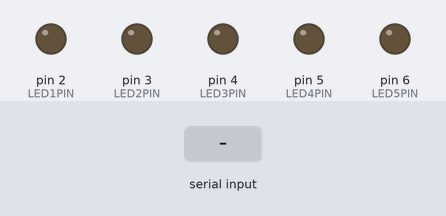
The sketch below on a simulated Arduino Uno, built with avr-gcc and run on an emulated ATmega328P. Parts: output pins drawn as LEDs (lit = HIGH). The inputs (shaded band) are chosen by the test bench. What the sketch prints to the serial monitor is not drawn.

Above: at 1.2 s.
1.3 s: "A" received over Serial
At 2.0 s:
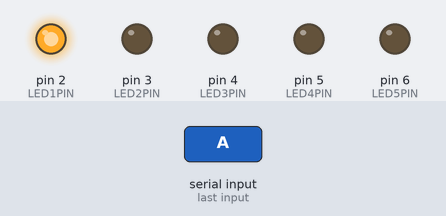
2.8 s: "B" received over Serial
At 3.1 s:
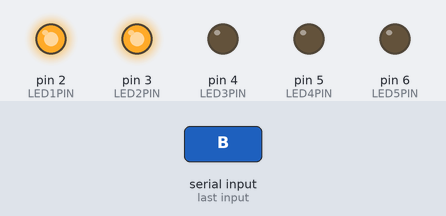
4.3 s: "C" received over Serial
At 5.5 s:
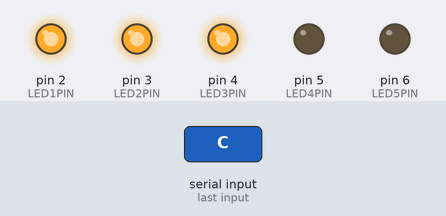
5.8 s: "D" received over Serial
At 6.6 s:
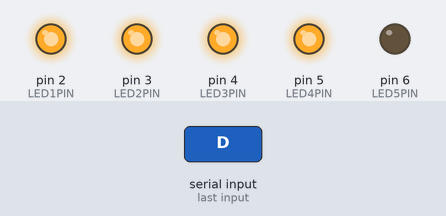
7.3 s: "E" received over Serial
At 7.7 s:
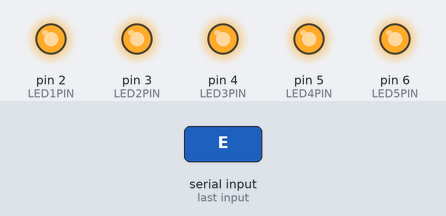
Timing chart, 0 to 9.8 s (numbered marks = the images above; inputs shaded):
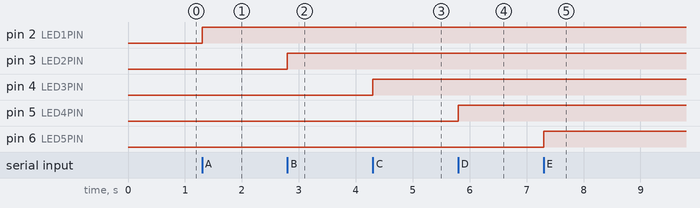

The sketch:

Exercise6_five_LEDs.ino
```cpp
#define LED1PIN 2
#define LED2PIN 3
#define LED3PIN 4
#define LED4PIN 5
#define LED5PIN 6


void setup() {
  // put your setup code here, to run once:

  pinMode(LED1PIN, OUTPUT);
  pinMode(LED2PIN, OUTPUT);
  pinMode(LED3PIN, OUTPUT);
  pinMode(LED4PIN, OUTPUT);
  pinMode(LED5PIN, OUTPUT);

  Serial.begin(9600);
  Serial.println("Enter a letter A - E to light up an LED");
}

void loop() {
  // put your main code here, to run repeatedly:

  char c;

  if (Serial.available() > 0) {
    c = Serial.read();
    c = toupper(c);

    switch (c) {
      case 'A':
        digitalWrite(LED1PIN, HIGH);
        break;

      case 'B':
        digitalWrite(LED2PIN, HIGH);
        break;

      case 'C':
        digitalWrite(LED3PIN, HIGH);
        break;

      case 'D':
        digitalWrite(LED4PIN, HIGH);
        break;

      case 'E':
        digitalWrite(LED5PIN, HIGH);
        break;

      default:
        turnOffAllLEDs();

        break;
    }
  }
}

void turnOffAllLEDs() {
  digitalWrite(LED1PIN, LOW);
  digitalWrite(LED2PIN, LOW);
  digitalWrite(LED3PIN, LOW);
  digitalWrite(LED4PIN, LOW);
  digitalWrite(LED5PIN, LOW);
}
```

Measured:
- after the input at 1.3 s, pin 2 (LED1PIN): LOW → HIGH at once
- after the input at 2.8 s, pin 3 (LED2PIN): LOW → HIGH at once
- after the input at 4.3 s, pin 4 (LED3PIN): LOW → HIGH at once
- after the input at 5.8 s, pin 5 (LED4PIN): LOW → HIGH at once
- after the input at 7.3 s, pin 6 (LED5PIN): LOW → HIGH at once
